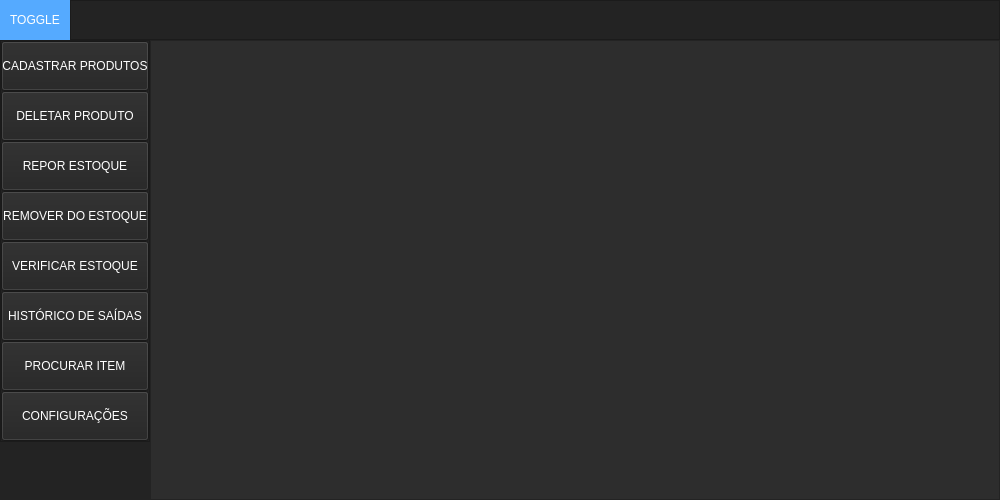
<?xml version="1.0" encoding="UTF-8"?>
<ui version="4.0">
 <class>MainWindow</class>
 <widget class="QMainWindow" name="MainWindow">
  <property name="geometry">
   <rect>
    <x>0</x>
    <y>0</y>
    <width>1000</width>
    <height>500</height>
   </rect>
  </property>
  <property name="minimumSize">
   <size>
    <width>1000</width>
    <height>500</height>
   </size>
  </property>
  <property name="windowTitle">
   <string>MainWindow</string>
  </property>
  <property name="styleSheet">
   <string notr="true">background-color: rgb(45, 45, 45);</string>
  </property>
  <widget class="QWidget" name="centralwidget">
   <layout class="QVBoxLayout" name="verticalLayout">
    <property name="spacing">
     <number>0</number>
    </property>
    <property name="leftMargin">
     <number>0</number>
    </property>
    <property name="topMargin">
     <number>0</number>
    </property>
    <property name="rightMargin">
     <number>0</number>
    </property>
    <property name="bottomMargin">
     <number>0</number>
    </property>
    <item>
     <widget class="QFrame" name="Top_Bar">
      <property name="maximumSize">
       <size>
        <width>16777215</width>
        <height>40</height>
       </size>
      </property>
      <property name="styleSheet">
       <string notr="true">background-color: rgb(35, 35, 35);</string>
      </property>
      <property name="frameShape">
       <enum>QFrame::NoFrame</enum>
      </property>
      <property name="frameShadow">
       <enum>QFrame::Raised</enum>
      </property>
      <layout class="QHBoxLayout" name="horizontalLayout">
       <property name="spacing">
        <number>0</number>
       </property>
       <property name="leftMargin">
        <number>0</number>
       </property>
       <property name="topMargin">
        <number>0</number>
       </property>
       <property name="rightMargin">
        <number>0</number>
       </property>
       <property name="bottomMargin">
        <number>0</number>
       </property>
       <item>
        <widget class="QFrame" name="frame_top">
         <property name="maximumSize">
          <size>
           <width>70</width>
           <height>40</height>
          </size>
         </property>
         <property name="styleSheet">
          <string notr="true">background-color: rgb(85, 170, 255);</string>
         </property>
         <property name="frameShape">
          <enum>QFrame::NoFrame</enum>
         </property>
         <property name="frameShadow">
          <enum>QFrame::Raised</enum>
         </property>
         <layout class="QVBoxLayout" name="verticalLayout_2">
          <property name="spacing">
           <number>0</number>
          </property>
          <property name="leftMargin">
           <number>0</number>
          </property>
          <property name="topMargin">
           <number>0</number>
          </property>
          <property name="rightMargin">
           <number>0</number>
          </property>
          <property name="bottomMargin">
           <number>0</number>
          </property>
          <item>
           <widget class="QPushButton" name="Btn_toggle">
            <property name="sizePolicy">
             <sizepolicy hsizetype="Expanding" vsizetype="Expanding">
              <horstretch>0</horstretch>
              <verstretch>0</verstretch>
             </sizepolicy>
            </property>
            <property name="styleSheet">
             <string notr="true">color: rgb(255, 255, 255);
border: 0px solid;</string>
            </property>
            <property name="text">
             <string>TOGGLE</string>
            </property>
           </widget>
          </item>
         </layout>
        </widget>
       </item>
       <item>
        <widget class="QFrame" name="frame_toggle">
         <property name="frameShape">
          <enum>QFrame::StyledPanel</enum>
         </property>
         <property name="frameShadow">
          <enum>QFrame::Raised</enum>
         </property>
        </widget>
       </item>
      </layout>
     </widget>
    </item>
    <item>
     <widget class="QFrame" name="Content">
      <property name="frameShape">
       <enum>QFrame::NoFrame</enum>
      </property>
      <property name="frameShadow">
       <enum>QFrame::Raised</enum>
      </property>
      <layout class="QHBoxLayout" name="horizontalLayout_2">
       <property name="spacing">
        <number>0</number>
       </property>
       <property name="leftMargin">
        <number>0</number>
       </property>
       <property name="topMargin">
        <number>0</number>
       </property>
       <property name="rightMargin">
        <number>0</number>
       </property>
       <property name="bottomMargin">
        <number>0</number>
       </property>
       <item>
        <widget class="QFrame" name="frame_left_menu">
         <property name="minimumSize">
          <size>
           <width>70</width>
           <height>0</height>
          </size>
         </property>
         <property name="maximumSize">
          <size>
           <width>150</width>
           <height>16777215</height>
          </size>
         </property>
         <property name="styleSheet">
          <string notr="true">background-color: rgb(35, 35, 35);</string>
         </property>
         <property name="frameShape">
          <enum>QFrame::NoFrame</enum>
         </property>
         <property name="frameShadow">
          <enum>QFrame::Raised</enum>
         </property>
         <layout class="QVBoxLayout" name="verticalLayout_3">
          <property name="spacing">
           <number>6</number>
          </property>
          <property name="leftMargin">
           <number>0</number>
          </property>
          <property name="topMargin">
           <number>0</number>
          </property>
          <property name="rightMargin">
           <number>0</number>
          </property>
          <property name="bottomMargin">
           <number>0</number>
          </property>
          <item alignment="Qt::AlignTop">
           <widget class="QFrame" name="frame_top_menus">
            <property name="frameShape">
             <enum>QFrame::StyledPanel</enum>
            </property>
            <property name="frameShadow">
             <enum>QFrame::Raised</enum>
            </property>
            <layout class="QVBoxLayout" name="verticalLayout_4">
             <property name="spacing">
              <number>0</number>
             </property>
             <property name="leftMargin">
              <number>0</number>
             </property>
             <property name="topMargin">
              <number>0</number>
             </property>
             <property name="rightMargin">
              <number>0</number>
             </property>
             <property name="bottomMargin">
              <number>0</number>
             </property>
             <item>
              <widget class="QPushButton" name="Btn_cadProd">
               <property name="minimumSize">
                <size>
                 <width>0</width>
                 <height>50</height>
                </size>
               </property>
               <property name="styleSheet">
                <string notr="true">QPushButton {
	background-color: rgb(35, 35, 35);
	color: rgb(255, 255, 255);
}
QPushButton:hover {
	background-color: rgb(85, 170, 255);
}</string>
               </property>
               <property name="text">
                <string>CADASTRAR PRODUTOS</string>
               </property>
              </widget>
             </item>
             <item>
              <widget class="QPushButton" name="Btn_delProd">
               <property name="minimumSize">
                <size>
                 <width>0</width>
                 <height>50</height>
                </size>
               </property>
               <property name="styleSheet">
                <string notr="true">QPushButton {
	background-color: rgb(35, 35, 35);
	color: rgb(255, 255, 255);
}
QPushButton:hover {
	background-color: rgb(85, 170, 255);
}</string>
               </property>
               <property name="text">
                <string>DELETAR PRODUTO</string>
               </property>
              </widget>
             </item>
             <item>
              <widget class="QPushButton" name="Btn_reoEst">
               <property name="minimumSize">
                <size>
                 <width>0</width>
                 <height>50</height>
                </size>
               </property>
               <property name="styleSheet">
                <string notr="true">QPushButton {
	background-color: rgb(35, 35, 35);
	color: rgb(255, 255, 255);
}
QPushButton:hover {
	background-color: rgb(85, 170, 255);
}</string>
               </property>
               <property name="text">
                <string>REPOR ESTOQUE</string>
               </property>
              </widget>
             </item>
             <item>
              <widget class="QPushButton" name="Btn_remEst">
               <property name="minimumSize">
                <size>
                 <width>0</width>
                 <height>50</height>
                </size>
               </property>
               <property name="styleSheet">
                <string notr="true">QPushButton {
	background-color: rgb(35, 35, 35);
	color: rgb(255, 255, 255);
}
QPushButton:hover {
	background-color: rgb(85, 170, 255);
}</string>
               </property>
               <property name="text">
                <string>REMOVER DO ESTOQUE</string>
               </property>
              </widget>
             </item>
             <item>
              <widget class="QPushButton" name="Btn_verEst">
               <property name="minimumSize">
                <size>
                 <width>0</width>
                 <height>50</height>
                </size>
               </property>
               <property name="styleSheet">
                <string notr="true">QPushButton {
	background-color: rgb(35, 35, 35);
	color: rgb(255, 255, 255);
}
QPushButton:hover {
	background-color: rgb(85, 170, 255);
}</string>
               </property>
               <property name="text">
                <string>VERIFICAR ESTOQUE</string>
               </property>
              </widget>
             </item>
             <item>
              <widget class="QPushButton" name="Btn_hisSai">
               <property name="minimumSize">
                <size>
                 <width>0</width>
                 <height>50</height>
                </size>
               </property>
               <property name="styleSheet">
                <string notr="true">QPushButton {
	background-color: rgb(35, 35, 35);
	color: rgb(255, 255, 255);
}
QPushButton:hover {
	background-color: rgb(85, 170, 255);
}</string>
               </property>
               <property name="text">
                <string>HISTÓRICO DE SAÍDAS</string>
               </property>
              </widget>
             </item>
             <item>
              <widget class="QPushButton" name="Btn_procItem">
               <property name="minimumSize">
                <size>
                 <width>0</width>
                 <height>50</height>
                </size>
               </property>
               <property name="styleSheet">
                <string notr="true">QPushButton {
	background-color: rgb(35, 35, 35);
	color: rgb(255, 255, 255);
}
QPushButton:hover {
	background-color: rgb(85, 170, 255);
}</string>
               </property>
               <property name="text">
                <string>PROCURAR ITEM</string>
               </property>
              </widget>
             </item>
             <item>
              <widget class="QPushButton" name="Btn_config">
               <property name="minimumSize">
                <size>
                 <width>0</width>
                 <height>50</height>
                </size>
               </property>
               <property name="styleSheet">
                <string notr="true">QPushButton {
	background-color: rgb(35, 35, 35);
	color: rgb(255, 255, 255);
}
QPushButton:hover {
	background-color: rgb(85, 170, 255);
}</string>
               </property>
               <property name="text">
                <string>CONFIGURAÇÕES</string>
               </property>
              </widget>
             </item>
            </layout>
           </widget>
          </item>
         </layout>
        </widget>
       </item>
       <item>
        <widget class="QFrame" name="frame_pages">
         <property name="frameShape">
          <enum>QFrame::StyledPanel</enum>
         </property>
         <property name="frameShadow">
          <enum>QFrame::Raised</enum>
         </property>
         <layout class="QVBoxLayout" name="verticalLayout_5">
          <item>
           <widget class="QStackedWidget" name="PagesWidget">
            <property name="minimumSize">
             <size>
              <width>700</width>
              <height>0</height>
             </size>
            </property>
            <property name="maximumSize">
             <size>
              <width>900</width>
              <height>16777215</height>
             </size>
            </property>
            <widget class="QWidget" name="reg_prod"/>
            <widget class="QWidget" name="deleta_prod"/>
            <widget class="QWidget" name="repor_est"/>
            <widget class="QWidget" name="remover_est"/>
            <widget class="QWidget" name="verificar_est"/>
            <widget class="QWidget" name="hist_saida"/>
            <widget class="QWidget" name="procura_item"/>
            <widget class="QWidget" name="config"/>
           </widget>
          </item>
         </layout>
        </widget>
       </item>
      </layout>
     </widget>
    </item>
   </layout>
  </widget>
 </widget>
 <resources>
  <include location="file_rc.qrc"/>
 </resources>
 <connections/>
</ui>
